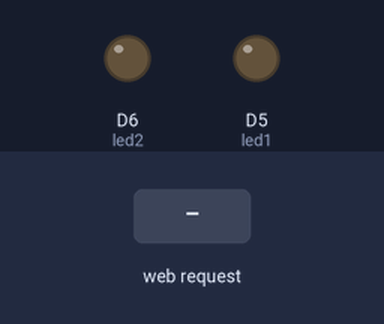
The sketch below on a simulated ESP8266 (NodeMCU). On the bench: output pins drawn as LEDs (lit = HIGH). Inputs (shaded band) come from the test bench. WiFi joins after 1.5 s; servers stay silent unless stated; what the sketch prints to the serial monitor is not drawn.

Above: at 2.8 s.
2.9 s: HTTP request GET /led1on received
At 4.0 s:
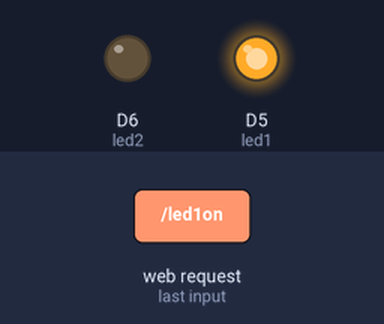
4.4 s: HTTP request GET /led2on received
At 5.2 s:
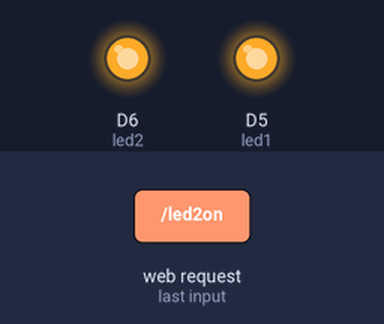
5.9 s: HTTP request GET /led1off received
At 6.3 s:
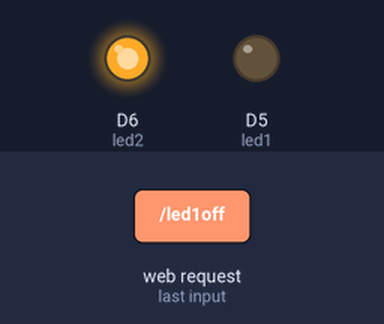
7.4 s: HTTP request GET /led2off received
At 8.7 s:
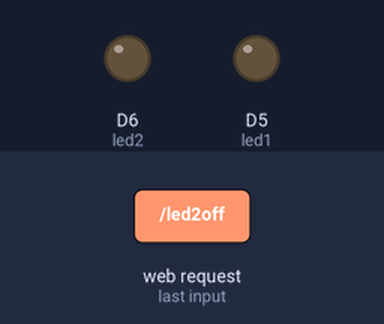
Timing chart, 0 to 9.9 s (numbered marks = the images above; inputs shaded):
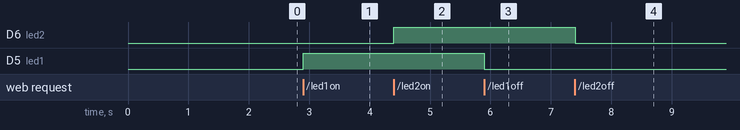

The sketch:

sketch_jul22a.ino
```cpp
#include <ESP8266WiFi.h>

WiFiClient client;
WiFiServer server(80);

#define led1 D5
#define led2 D6

void setup() {
  // put your setup code here, to run once:
  Serial.begin(9600);
  WiFi.begin("Infinix hot 9 play", "haseeb12");
  while (WiFi.status() != WL_CONNECTED) {
    delay(200);
    Serial.print("..");
  }
  Serial.println();
  Serial.println("NodeMCU is connected!");
  Serial.println(WiFi.localIP());
  server.begin();
  pinMode(led1, OUTPUT);
  pinMode(led2, OUTPUT);
}

void loop() {
  // put your main code here, to run repeatedly:
  client = server.available();  //Gets a client that is connected to the server and has data available for reading.
  if (client == 1) {
    String request = client.readStringUntil('\n');
    Serial.println(request);
    request.trim();
    if (request == "GET /led1on HTTP/1.1") {
      digitalWrite(led1, HIGH);
      Serial.println("LED 1 is ON");
    }
    if (request == "GET /led1off HTTP/1.1") {
      digitalWrite(led1, LOW);
      Serial.println("LED 1 is OFF");
    }
    if (request == "GET /led2on HTTP/1.1") {
      digitalWrite(led2, HIGH);
      Serial.println("LED 2 is ON");
    }
    if (request == "GET /led2off HTTP/1.1") {
      digitalWrite(led2, LOW);
      Serial.println("LED 2 is OFF");
    }
  }
  client.println("HTTP/1.1 200 OK");
  client.println("Content-type:text/html");
  client.println("Connection: close");
  client.println("");
  client.println("<!DOCTYPE HTML>");
  client.println("<html>");
  client.println("<h1>IOT PROJECT</h1>");
  client.println("<br>");
  client.println("<body style='text-align:center;''></body>");
  client.println("<h2>Group Members</h2>");
  client.println("<h2>Muhammad Usama Nadeem</h2>");
  client.println("<h2>Abdul Rafey</h2>");
  client.println("<h2>Abdul Haseeb</h2>");
  client.println("<h3>LED Controls</h3>");
  client.println("<br>");
  client.println("<a href=\"/led1on\"\"><button>LED 1 ON</button></a>");
  client.println("<a href=\"/led1off\"\"><button>LED 1 OFF</button></a><br/>");
  client.println("<a href=\"/led2on\"\"><button>LED 2 ON</button></a>");
  client.println("<a href=\"/led2off\"\"><button>LED 2 OFF</button></a><br/>");
  client.println("</html>");
}
```

Measured:
- after the input at 2.9 s, D5 (led1): LOW → HIGH at once
- after the input at 4.4 s, D6 (led2): LOW → HIGH at once
- after the input at 5.9 s, D5 (led1): HIGH → LOW at once
- after the input at 7.4 s, D6 (led2): HIGH → LOW at once
